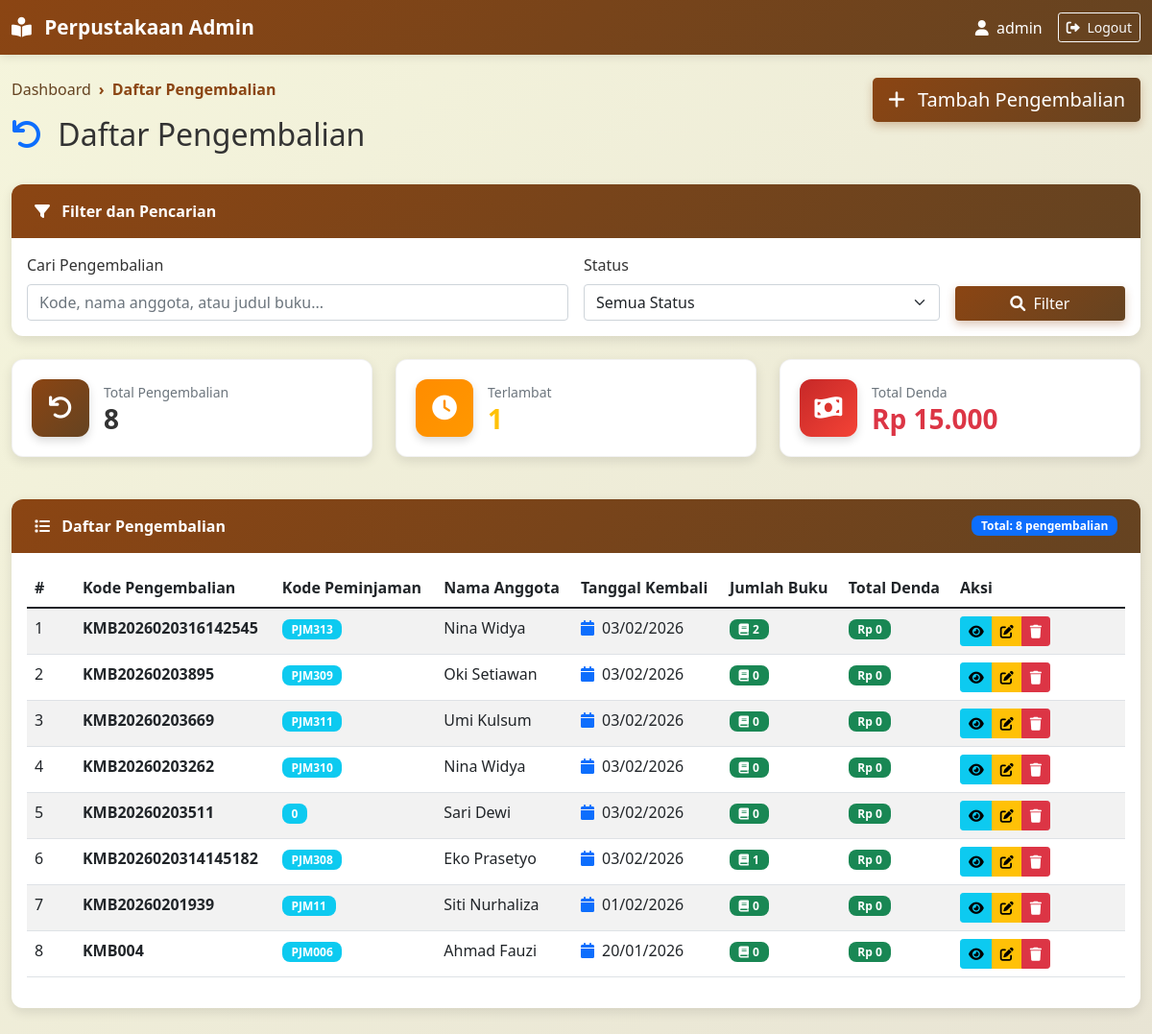
The app's page /pengembalian/index.php (signed in) with its own data.
### tables this page shows
CREATE TABLE `pengembalian` (
  `id` int(11) NOT NULL AUTO_INCREMENT,
  `kode_pengembalian` varchar(50) NOT NULL,
  `peminjaman_id` int(11) NOT NULL,
  `tanggal_kembali` date NOT NULL,
  `jumlah_hari_terlambat` int(4) DEFAULT 0,
  `denda` decimal(10,2) DEFAULT 0.00,
  `kondisi_buku` enum('baik','rusak_ringan','rusak_berat','hilang') DEFAULT 'baik',
  `keterangan` text DEFAULT NULL,
  `petugas_id` int(11) DEFAULT NULL,
  `created_at` timestamp NOT NULL DEFAULT current_timestamp(),
  `cover` varchar(255) NOT NULL,
  PRIMARY KEY (`id`),
  UNIQUE KEY `kode_pengembalian` (`kode_pengembalian`),
  UNIQUE KEY `idx_kode_unique` (`kode_pengembalian`),
  KEY `petugas_id` (`petugas_id`),
  KEY `peminjaman_id` (`peminjaman_id`),
  CONSTRAINT `pengembalian_ibfk_1` FOREIGN KEY (`peminjaman_id`) REFERENCES `peminjaman` (`id`) ON DELETE CASCADE,
  CONSTRAINT `pengembalian_ibfk_2` FOREIGN KEY (`petugas_id`) REFERENCES `users` (`id`) ON DELETE SET NULL
);

CREATE TABLE `peminjaman` (
  `id` int(11) NOT NULL AUTO_INCREMENT,
  `kode_peminjaman` varchar(20) NOT NULL,
  `nama_anggota` varchar(100) NOT NULL,
  `tanggal_pinjam` date NOT NULL,
  `tanggal_harus_kembali` date NOT NULL,
  `status` enum('dipinjam','terlambat','dikembalikan','sebagian_dikembalikan') DEFAULT 'dipinjam',
  `judul_buku` varchar(255) NOT NULL,
  `cover` varchar(255) NOT NULL,
  PRIMARY KEY (`id`),
  UNIQUE KEY `kode_peminjaman` (`kode_peminjaman`)
);

### pengembalian/index.php (the view, shortened to what this page needs)
<?php
require_once '../config/database.php';
$search = trim($_GET['search'] ?? '');
$page = max(1, (int)($_GET['page'] ?? 1));
$per_page = 10;
$offset = ($page - 1) * $per_page;
$where_clauses = [];
$params = [];
$types = '';
$where_sql = !empty($where_clauses) ? 'WHERE ' . implode(' AND ', $where_clauses) : '';
$query = "SELECT SQL_CALC_FOUND_ROWS p.*, pm.nama_anggota, pm.kode_peminjaman,
          COUNT(pd.id) as jumlah_buku,
          SUM(pd.denda) as total_denda
          FROM pengembalian p
          LEFT JOIN peminjaman pm ON p.peminjaman_id = pm.id
          LEFT JOIN pengembalian_detail pd ON p.id = pd.pengembalian_id
          {$where_sql}
          GROUP BY p.id
          ORDER BY p.id DESC
          LIMIT ?, ?";
$types .= 'ii';
$params[] = $offset;
$params[] = $per_page;
$stmt = mysqli_prepare($connection, $query);
if (!empty($types)) {
    mysqli_stmt_bind_param($stmt, $types, ...$params);
}
mysqli_stmt_execute($stmt);
$result = mysqli_stmt_get_result($stmt);
$pengembalian_list = mysqli_fetch_all($result, MYSQLI_ASSOC);
$total_result = mysqli_query($connection, "SELECT FOUND_ROWS() as total");
$total_data = mysqli_fetch_assoc($total_result)['total'];
$stats_query = "SELECT
    COUNT(*) as total,
    SUM(CASE WHEN jumlah_hari_terlambat > 0 THEN 1 ELSE 0 END) as terlambat,
    SUM(denda) as total_denda
    FROM pengembalian";
$stats_result = mysqli_query($connection, $stats_query);
$stats = mysqli_fetch_assoc($stats_result);
?>
<!DOCTYPE html>
<html lang="id">
<head>
    <link href="https://cdn.jsdelivr.net/npm/bootstrap@5.1.3/dist/css/bootstrap.min.css" rel="stylesheet">
    <link rel="stylesheet" href="https://cdnjs.cloudflare.com/ajax/libs/font-awesome/6.0.0/css/all.min.css">
</head>
<body>
    <nav class="navbar navbar-expand-lg navbar-dark">
        <div class="container-fluid">
            <a class="navbar-brand" href="../admin/index.php">
                <i class="fas fa-book-reader me-2"></i>
                Perpustakaan Admin
            </a>
            <div class="d-flex align-items-center">
                <span class="text-white me-3">
                    <i class="fas fa-user me-1"></i>
                    <?= $_SESSION['username'] ?? 'Admin' ?>
                </span>
                <a href="../logout.php" class="btn btn-outline-light btn-sm">
                    <i class="fas fa-sign-out-alt me-1"></i> Logout
                </a>
            </div>
        </div>
    </nav>
    <div class="container-fluid py-4">
        <div class="row mb-4">
            <div class="col-md-8">
                <nav aria-label="breadcrumb">
                    <ol class="breadcrumb">
                        <li class="breadcrumb-item"><a href="../admin/index.php">Dashboard</a></li>
                        <li class="breadcrumb-item active">Daftar Pengembalian</li>
                    </ol>
                </nav>
                <h2>
                    <i class="fas fa-undo me-2 text-primary"></i>
                    Daftar Pengembalian
                </h2>
            </div>
            <div class="col-md-4 text-end">
                <a href="add.php" class="btn btn-primary btn-lg">
                    <i class="fas fa-plus me-2"></i> Tambah Pengembalian
                </a>
            </div>
        </div>
        <div class="card mb-4">
            <div class="card-header">
                <i class="fas fa-filter me-2"></i> Filter dan Pencarian
            </div>
            <div class="card-body">
                <form method="GET" class="row g-3">
                    <div class="col-md-6">
                        <label for="search" class="form-label">Cari Pengembalian</label>
                        <input type="text" name="search" id="search" class="form-control"
                               placeholder="Kode, nama anggota, atau judul buku..."
                               value="<?= htmlspecialchars($search) ?>">
                    </div>
                    <div class="col-md-4">
                        <label for="status" class="form-label">Status</label>
                        <select name="status" id="status" class="form-select">
                            <option value="">Semua Status</option>
                        </select>
                    </div>
                    <div class="col-md-2 d-flex align-items-end">
                        <div class="d-grid gap-2 w-100">
                            <button type="submit" class="btn btn-primary">
                                <i class="fas fa-search me-1"></i> Filter
                            </button>
                        </div>
                    </div>
                </form>
            </div>
        </div>
        <div class="row mb-4">
            <div class="col-md-4">
                <div class="stat-card">
                    <div class="d-flex align-items-center">
                        <div class="stat-icon bg-primary-custom">
                            <i class="fas fa-undo"></i>
                        </div>
                        <div>
                            <small class="text-muted">Total Pengembalian</small>
                            <h3 class="mb-0 fw-bold"><?= $stats['total'] ?></h3>
                        </div>
                    </div>
                </div>
            </div>
            <div class="col-md-4">
                <div class="stat-card">
                    <div class="d-flex align-items-center">
                        <div class="stat-icon bg-warning-custom">
                            <i class="fas fa-clock"></i>
                        </div>
                        <div>
                            <small class="text-muted">Terlambat</small>
                            <h3 class="mb-0 fw-bold text-warning"><?= $stats['terlambat'] ?></h3>
                        </div>
                    </div>
                </div>
            </div>
            <div class="col-md-4">
                <div class="stat-card">
                    <div class="d-flex align-items-center">
                        <div class="stat-icon bg-danger-custom">
                            <i class="fas fa-money-bill-wave"></i>
                        </div>
                        <div>
                            <small class="text-muted">Total Denda</small>
                            <h3 class="mb-0 fw-bold text-danger">
                                Rp <?= number_format($stats['total_denda'], 0, ',', '.') ?>
                            </h3>
                        </div>
                    </div>
                </div>
            </div>
        </div>
        <div class="card">
            <div class="card-header d-flex justify-content-between align-items-center">
                <span><i class="fas fa-list me-2"></i> Daftar Pengembalian</span>
                <span class="badge bg-primary">Total: <?= $total_data ?> pengembalian</span>
            </div>
            <div class="card-body">
                <?php if (empty($pengembalian_list)): ?>
                <div class="text-center py-5">
                    <i class="fas fa-undo fa-4x text-muted mb-3"></i>
                    <h4 class="text-muted">Tidak ada data pengembalian</h4>
                    <p class="text-muted">Mulai dengan menambahkan pengembalian baru</p>
                    <a href="add.php" class="btn btn-primary">
                        <i class="fas fa-plus me-2"></i> Tambah Pengembalian Pertama
                    </a>
                </div>
                <?php else: ?>
                <div class="table-responsive">
                    <table class="table table-hover table-striped">
                        <thead>
                            <tr>
                                <th width="50">#</th>
                                <th>Kode Pengembalian</th>
                                <th>Kode Peminjaman</th>
                                <th>Nama Anggota</th>
                                <th>Tanggal Kembali</th>
                                <th>Jumlah Buku</th>
                                <th>Total Denda</th>
                                <th width="180">Aksi</th>
                            </tr>
                        </thead>
                        <tbody>
                            <?php $no = $offset + 1; ?>
                            <?php foreach ($pengembalian_list as $pengembalian): ?>
                            <tr>
                                <td><?= $no++ ?></td>
                                <td>
                                    <strong><?= htmlspecialchars($pengembalian['kode_pengembalian']) ?></strong>
                                </td>
                                <td>
                                    <span class="badge bg-info">
                                        <?= htmlspecialchars($pengembalian['kode_peminjaman']) ?>
                                    </span>
                                </td>
                                <td><?= htmlspecialchars($pengembalian['nama_anggota']) ?></td>
                                <td>
                                    <i class="fas fa-calendar me-1 text-primary"></i>
                                    <?= date('d/m/Y', strtotime($pengembalian['tanggal_kembali'])) ?>
                                </td>
                                <td>
                                    <span class="badge bg-success">
                                        <i class="fas fa-book me-1"></i><?= $pengembalian['jumlah_buku'] ?>
                                    </span>
                                </td>
                                <td>
                                    <span class="badge bg-<?= $pengembalian['total_denda'] > 0 ? 'danger' : 'success' ?>">
                                        Rp <?= number_format($pengembalian['total_denda'], 0, ',', '.') ?>
                                    </span>
                                </td>
                                <td>
                                    <div class="btn-group btn-group-sm" role="group">
                                        <a href="detail.php?id=<?= $pengembalian['id'] ?>"
                                           class="btn btn-info" title="Lihat Detail">
                                            <i class="fas fa-eye"></i>
                                        </a>
                                        <a href="edit.php?id=<?= $pengembalian['id'] ?>"
                                           class="btn btn-warning" title="Edit Pengembalian">
                                            <i class="fas fa-edit"></i>
                                        </a>
                                        <a href="delete.php?id=<?= $pengembalian['id'] ?>"
                                           class="btn btn-danger"
                                           title="Hapus Pengembalian"
                                           onclick="return confirm('Hapus pengembalian <?= htmlspecialchars(addslashes($pengembalian['kode_pengembalian'])) ?>?')">
                                            <i class="fas fa-trash"></i>
                                        </a>
                                    </div>
                                </td>
                            </tr>
                            <?php endforeach; ?>
                        </tbody>
                    </table>
                </div>
                <?php endif; ?>
            </div>
        </div>
    </div>
</body>
</html>

### pengembalian/index.php (style rules this page uses)
:root { --primary: #8B4513; --primary-dark: #654321; --primary-light: #A0522D; --success: #2E7D32; --success-light: #4CAF50; --warning: #FF8C00; --warning-light: #FF9800; --danger: #C62828; --danger-light: #F44336; --info: #1565C0; --border-radius: 12px; --shadow: 0 4px 12px rgba(0, 0, 0, 0.1); --shadow-hover: 0 6px 16px rgba(0, 0, 0, 0.15); }
body { background: linear-gradient(135deg, #f5f5dc 0%, #e8e4d4 100%); font-family: 'Segoe UI', Tahoma, Geneva, Verdana, sans-serif; color: #333; }
.navbar { background: linear-gradient(135deg, var(--primary) 0%, var(--primary-dark) 100%); box-shadow: 0 2px 10px rgba(0, 0, 0, 0.1); }
.navbar-brand { color: white !important; font-weight: 700; font-size: 1.3rem; }
.btn-primary { background: linear-gradient(135deg, var(--primary), var(--primary-dark)); border: none; box-shadow: 0 4px 10px rgba(139, 69, 19, 0.3); transition: all 0.3s ease; }
.card { border-radius: var(--border-radius); box-shadow: var(--shadow); border: none; margin-bottom: 20px; transition: all 0.3s ease; }
.card-header { background: linear-gradient(135deg, var(--primary), var(--primary-dark)); color: white; border-radius: var(--border-radius) var(--border-radius) 0 0 !important; padding: 1rem 1.5rem; font-weight: 600; border: none; }
.stat-card { background: white; border-radius: var(--border-radius); padding: 20px; box-shadow: var(--shadow); margin-bottom: 20px; transition: all 0.3s ease; border: 1px solid rgba(0, 0, 0, 0.05); }
.stat-icon { width: 60px; height: 60px; border-radius: 12px; display: flex; align-items: center; justify-content: center; font-size: 1.6rem; color: white; margin-right: 15px; box-shadow: 0 4px 10px rgba(0, 0, 0, 0.15); }
.bg-primary-custom { background: linear-gradient(135deg, var(--primary), var(--primary-dark)) !important; }
.bg-warning-custom { background: linear-gradient(135deg, var(--warning), var(--warning-light)) !important; }
.bg-danger-custom { background: linear-gradient(135deg, var(--danger), var(--danger-light)) !important; }
.badge { font-weight: 600; padding: 0.4em 0.8em; border-radius: 8px; }
.breadcrumb { background-color: transparent; padding: 0; margin-bottom: 1rem; }
.breadcrumb-item + .breadcrumb-item::before { content: "›"; color: var(--primary); }
.breadcrumb-item a { color: var(--primary-dark); text-decoration: none; }
.breadcrumb-item.active { color: var(--primary); font-weight: 600; }

### records on screen
pengembalian: kode_pengembalian "KMB2026020316142545", peminjaman.kode_peminjaman "PJM313", peminjaman.nama_anggota "Nina Widya", tanggal_kembali "03/02/2026", jumlah_buku "2", total_denda "0"
pengembalian: kode_pengembalian "KMB20260203895", peminjaman.kode_peminjaman "PJM309", peminjaman.nama_anggota "Oki Setiawan", tanggal_kembali "03/02/2026", jumlah_buku "0", total_denda "0"
pengembalian: kode_pengembalian "KMB20260203669", peminjaman.kode_peminjaman "PJM311", peminjaman.nama_anggota "Umi Kulsum", tanggal_kembali "03/02/2026", jumlah_buku "0", total_denda "0"
pengembalian: kode_pengembalian "KMB20260203262", peminjaman.kode_peminjaman "PJM310", peminjaman.nama_anggota "Nina Widya", tanggal_kembali "03/02/2026", jumlah_buku "0", total_denda "0"
pengembalian: kode_pengembalian "KMB20260203511", peminjaman.kode_peminjaman "0", peminjaman.nama_anggota "Sari Dewi", tanggal_kembali "03/02/2026", jumlah_buku "0", total_denda "0"
pengembalian: kode_pengembalian "KMB2026020314145182", peminjaman.kode_peminjaman "PJM308", peminjaman.nama_anggota "Eko Prasetyo", tanggal_kembali "03/02/2026", jumlah_buku "1", total_denda "0"
pengembalian: kode_pengembalian "KMB20260201939", peminjaman.kode_peminjaman "PJM11", peminjaman.nama_anggota "Siti Nurhaliza", tanggal_kembali "01/02/2026", jumlah_buku "0", total_denda "0"
pengembalian: kode_pengembalian "KMB004", peminjaman.kode_peminjaman "PJM006", peminjaman.nama_anggota "Ahmad Fauzi", tanggal_kembali "20/01/2026", jumlah_buku "0", total_denda "0"

### other values on screen
$_SESSION['username'] "admin"
$stats['total'] "8"
$stats['terlambat'] "1"
$stats['total_denda'] "15.000"
$total_data "8"
